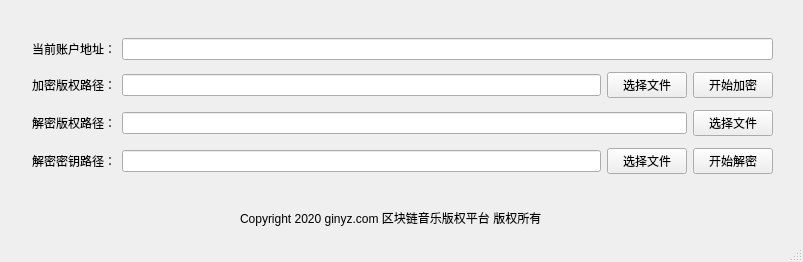
<?xml version="1.0" encoding="UTF-8"?>
<ui version="4.0">
 <class>MainWindow</class>
 <widget class="QMainWindow" name="MainWindow">
  <property name="geometry">
   <rect>
    <x>0</x>
    <y>0</y>
    <width>803</width>
    <height>262</height>
   </rect>
  </property>
  <property name="windowTitle">
   <string>MainWindow</string>
  </property>
  <widget class="QWidget" name="centralwidget">
   <widget class="QLabel" name="label_4">
    <property name="geometry">
     <rect>
      <x>240</x>
      <y>210</y>
      <width>311</width>
      <height>16</height>
     </rect>
    </property>
    <property name="text">
     <string>Copyright 2020 ginyz.com 区块链音乐版权平台 版权所有</string>
    </property>
   </widget>
   <widget class="QWidget" name="">
    <property name="geometry">
     <rect>
      <x>32</x>
      <y>32</y>
      <width>741</width>
      <height>151</height>
     </rect>
    </property>
    <layout class="QVBoxLayout" name="verticalLayout">
     <item>
      <layout class="QHBoxLayout" name="horizontalLayout">
       <item>
        <widget class="QLabel" name="label_2">
         <property name="sizePolicy">
          <sizepolicy hsizetype="Expanding" vsizetype="Preferred">
           <horstretch>1</horstretch>
           <verstretch>0</verstretch>
          </sizepolicy>
         </property>
         <property name="text">
          <string>当前账户地址：</string>
         </property>
        </widget>
       </item>
       <item>
        <widget class="QLineEdit" name="lineEdit_2">
         <property name="sizePolicy">
          <sizepolicy hsizetype="Expanding" vsizetype="Fixed">
           <horstretch>9</horstretch>
           <verstretch>0</verstretch>
          </sizepolicy>
         </property>
         <property name="readOnly">
          <bool>true</bool>
         </property>
        </widget>
       </item>
      </layout>
     </item>
     <item>
      <layout class="QHBoxLayout" name="horizontalLayout_2">
       <item>
        <widget class="QLabel" name="label">
         <property name="text">
          <string>加密版权路径：</string>
         </property>
        </widget>
       </item>
       <item>
        <widget class="QLineEdit" name="lineEdit"/>
       </item>
       <item>
        <widget class="QPushButton" name="pushButton">
         <property name="text">
          <string>选择文件</string>
         </property>
        </widget>
       </item>
       <item>
        <widget class="QPushButton" name="pushButton_2">
         <property name="text">
          <string>开始加密</string>
         </property>
        </widget>
       </item>
      </layout>
     </item>
     <item>
      <layout class="QHBoxLayout" name="horizontalLayout_3">
       <item>
        <widget class="QLabel" name="label_3">
         <property name="text">
          <string>解密版权路径：</string>
         </property>
        </widget>
       </item>
       <item>
        <widget class="QLineEdit" name="lineEdit_3">
         <property name="text">
          <string/>
         </property>
        </widget>
       </item>
       <item>
        <widget class="QPushButton" name="pushButton_3">
         <property name="text">
          <string>选择文件</string>
         </property>
        </widget>
       </item>
      </layout>
     </item>
     <item>
      <layout class="QHBoxLayout" name="horizontalLayout_4">
       <item>
        <widget class="QLabel" name="label_5">
         <property name="text">
          <string>解密密钥路径：</string>
         </property>
        </widget>
       </item>
       <item>
        <widget class="QLineEdit" name="lineEdit_4">
         <property name="text">
          <string/>
         </property>
        </widget>
       </item>
       <item>
        <widget class="QPushButton" name="pushButton_5">
         <property name="text">
          <string>选择文件</string>
         </property>
        </widget>
       </item>
       <item>
        <widget class="QPushButton" name="pushButton_6">
         <property name="text">
          <string>开始解密</string>
         </property>
        </widget>
       </item>
      </layout>
     </item>
    </layout>
   </widget>
  </widget>
  <widget class="QStatusBar" name="statusBar"/>
  <action name="action">
   <property name="text">
    <string>加密版权</string>
   </property>
  </action>
  <action name="action_2">
   <property name="text">
    <string>解密版权</string>
   </property>
  </action>
 </widget>
 <resources/>
 <connections/>
</ui>
